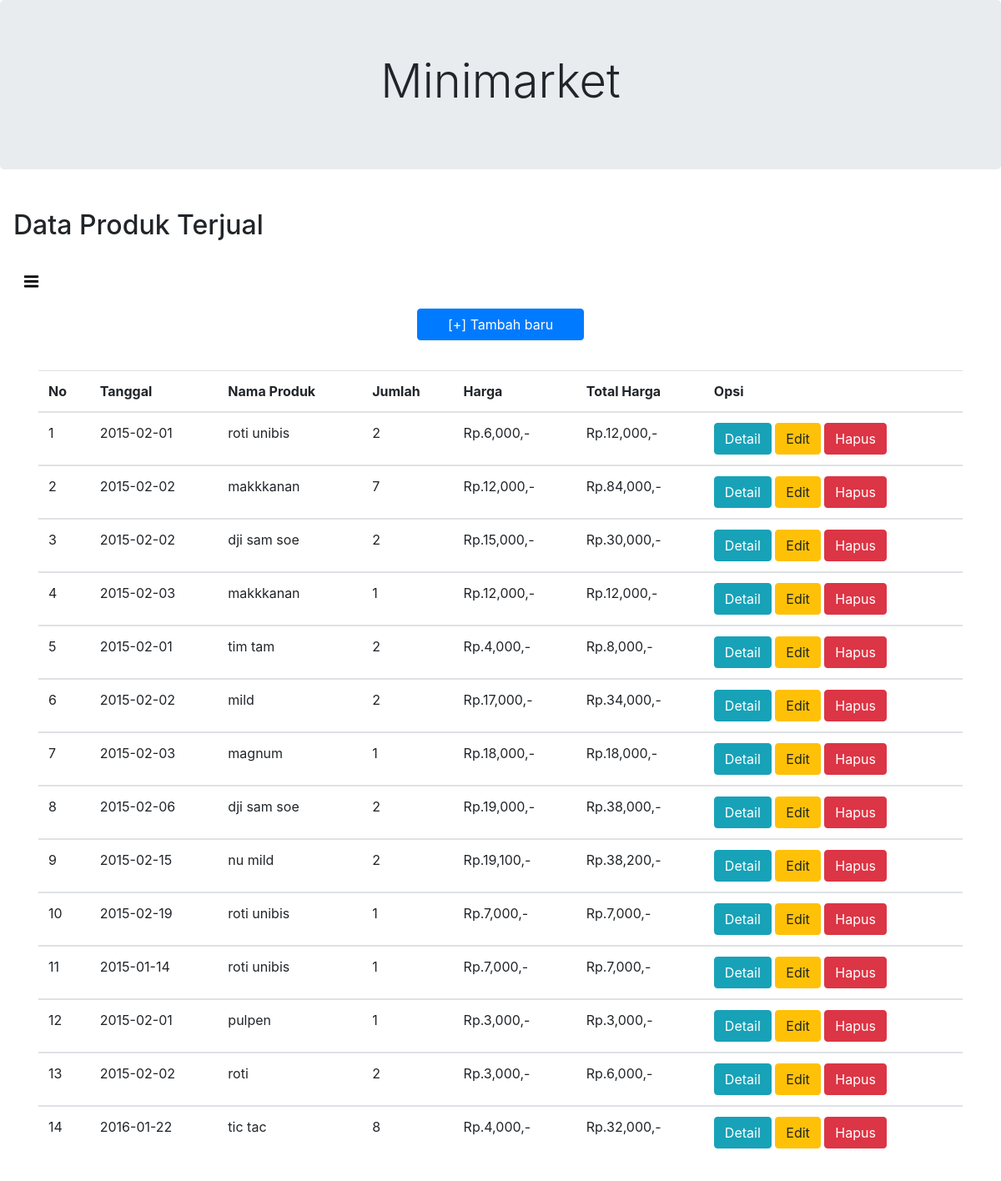
Screenshot of /admin/tampil_t.php with the database file from the repository.
### tables this page shows
CREATE TABLE `produk_laku` (
  `id` int(11) NOT NULL,
  `tanggal` date NOT NULL,
  `nama` text NOT NULL,
  `jumlah` int(11) NOT NULL,
  `harga` int(11) NOT NULL,
  `total_harga` int(20) NOT NULL
);

### admin/tampil_t.php (the view, shortened to what this page needs)
<?php
include 'header.php';
include 'koneksi.php';
?>
<div id="main">
    <h2>Data Produk Terjual</h2>
    <br>
    <button class="navbar-toggler" type="button">
        <span class="icon-bars" onclick="openNav()"></span>
    </button>
</div>
<div class="text-center">
    <button type="button" style="margin-bottom:20px" data-toggle="modal" data-target="#myModal" class="btn btn-primary col-md-2">[+] Tambah baru</button>
</div>
<div id="main" class="container-sm">
    <table class="table">
        <thead>
            <tr>
                <th>No</th>
                <th>Tanggal</th>
                <th>Nama Produk</th>
                <th>Jumlah</th>
                <th>Harga</th>
                <th>Total Harga</th>
                <th>Opsi</th>
            </tr>
        </thead>
        <?php
        $sql = "SELECT * FROM produk_laku";
        $query = mysqli_query($connect, $sql);
        $no = 1;
        while ($pel = mysqli_fetch_array($query)) {
        ?>
            <tbody>
                <tr>
                    <td><?php echo $no++ ?></td>
                    <td><?php echo $pel['tanggal'] ?></td>
                    <td><?php echo $pel['nama'] ?></td>
                    <td><?php echo $pel['jumlah'] ?></td>
                    <td>Rp.<?php echo number_format($pel['harga']) ?>,-</td>
                    <td>Rp.<?php echo number_format($pel['total_harga']) ?>,-</td>
                    <td>
                        <a href="det_barang.php?id=<?php echo $pel['id']; ?>" class="btn btn-info">Detail</a>
                        <a href="edit.php?id=" <?php echo $pel['id']; ?>" class="btn btn-warning">Edit</a>
                        <a onclick="if(confirm('Apakah anda yakin ingin menghapus data ini ??')){ location.href='hapus_terjual.php?id=<?php echo $pel['id']; ?>' }" class="btn btn-danger">Hapus</a>
                    </td>
                </tr>
            </tbody>
        <?php
        }
        ?>
</div>
</body>
</html>

### admin/header.php (shortened to what this page needs)
<!DOCTYPE html>
<html lang="en">
<head>
    <link rel="stylesheet" href="css/icomoon/style.css">
    <link rel="stylesheet" href="https://stackpath.bootstrapcdn.com/bootstrap/4.5.2/css/bootstrap.min.css">
</head>
<body>
    <div class="jumbotron text-center">
        <h1 class="display-4">Minimarket</h1>
    </div>

### admin/css/icomoon/style.css (style rules this page uses)
[class^="icon-"], [class*=" icon-"] { font-family: 'icomoon' !important; speak: none; font-style: normal; font-weight: normal; font-variant: normal; text-transform: none; line-height: 1; -webkit-font-smoothing: antialiased; -moz-osx-font-smoothing: grayscale; }
.icon-bars:before { content: "\f0c9"; }

### admin/header.php (style rules this page uses)
#main { transition: margin-left .5s; padding: 16px; }

### rows the page displays
produk_laku: tanggal "2015-02-01", nama "roti unibis", jumlah "2", harga "6,000", total_harga "12,000"
produk_laku: tanggal "2015-02-02", nama "makkkanan", jumlah "7", harga "12,000", total_harga "84,000"
produk_laku: tanggal "2015-02-02", nama "dji sam soe", jumlah "2", harga "15,000", total_harga "30,000"
produk_laku: tanggal "2015-02-03", nama "makkkanan", jumlah "1", harga "12,000", total_harga "12,000"
produk_laku: tanggal "2015-02-01", nama "tim tam", jumlah "2", harga "4,000", total_harga "8,000"
produk_laku: tanggal "2015-02-02", nama "mild", jumlah "2", harga "17,000", total_harga "34,000"
produk_laku: tanggal "2015-02-03", nama "magnum", jumlah "1", harga "18,000", total_harga "18,000"
produk_laku: tanggal "2015-02-06", nama "dji sam soe", jumlah "2", harga "19,000", total_harga "38,000"
produk_laku: tanggal "2015-02-15", nama "nu mild", jumlah "2", harga "19,100", total_harga "38,200"
produk_laku: tanggal "2015-02-19", nama "roti unibis", jumlah "1", harga "7,000", total_harga "7,000"
produk_laku: tanggal "2015-01-14", nama "roti unibis", jumlah "1", harga "7,000", total_harga "7,000"
produk_laku: tanggal "2015-02-01", nama "pulpen", jumlah "1", harga "3,000", total_harga "3,000"
produk_laku: tanggal "2015-02-02", nama "roti", jumlah "2", harga "3,000", total_harga "6,000"
produk_laku: tanggal "2016-01-22", nama "tic tac", jumlah "8", harga "4,000", total_harga "32,000"
